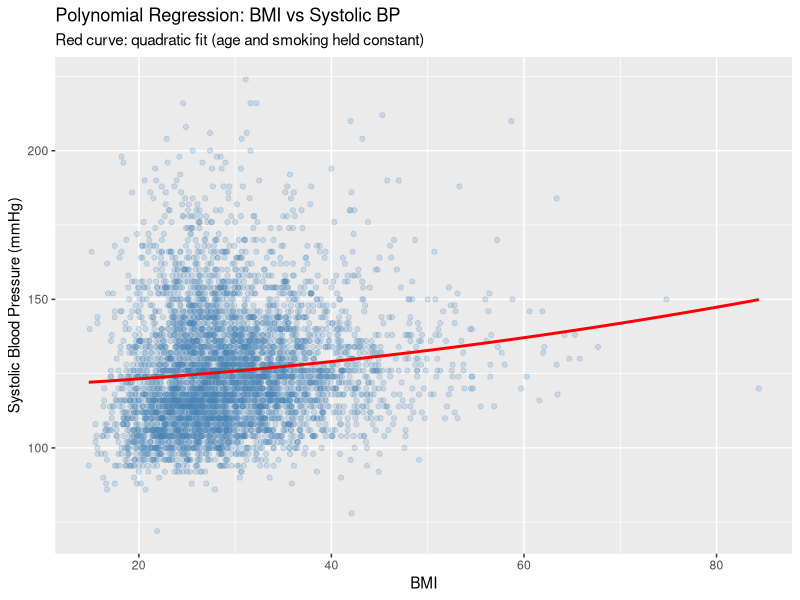

Reproduce this figure in R.
## ---- chunk 1
knitr::opts_chunk$set(echo = TRUE)
## ---- chunk 2
library(tidyverse)

df <- read_csv("../data/processed/nhanes_clean.csv")
head(df)
## ---- chunk 3
model_poly <- lm(bp ~ poly(bmi, 2) + age + smoking, data = df)
summary(model_poly)
## ---- chunk 4
bmi_seq <- seq(min(df$bmi), max(df$bmi), length.out = 200)

pred_df <- data.frame(
  bmi     = bmi_seq,
  age     = mean(df$age),
  smoking = 0
)
pred_df$bp_hat <- predict(model_poly, newdata = pred_df)

ggplot(df, aes(x = bmi, y = bp)) +
  geom_point(alpha = 0.2, color = "steelblue") +
  geom_line(data = pred_df, aes(x = bmi, y = bp_hat), color = "red", linewidth = 1) +
  labs(
    title = "Polynomial Regression: BMI vs Systolic BP",
    subtitle = "Red curve: quadratic fit (age and smoking held constant)",
    x = "BMI",
    y = "Systolic Blood Pressure (mmHg)"
  )
